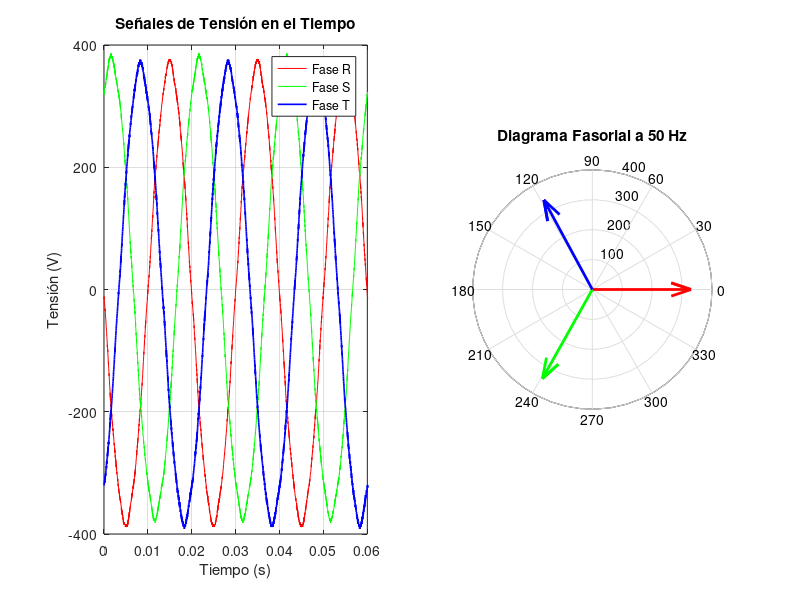

Recreate this plot in MATLAB.
%% 1. Carga de los datos reales extraídos de PicoScope

load('Carga III Equilibr.mat');

vA=A; 
vB=B; 
vC=C;

if exist('Tinterval', 'var')
    fs=1/Tinterval;
else
    fs=5000;
end

f_red=50;
t=(0:length(vA)-1)'/fs;

%% 2. Obtención de los fasores a partir de las ondas temporales

L=length(vA);
NFFT=2^nextpow2(L);
f_axis=fs*(0:(NFFT/2))/NFFT;

obtenerFasor=@(x) 2*fft(x, NFFT)/L;

FasorA_raw=obtenerFasor(vA);
FasorB_raw=obtenerFasor(vB);
FasorC_raw=obtenerFasor(vC);

[~, idx]=min(abs(f_axis - f_red));

Va=FasorA_raw(idx);
Vb=FasorB_raw(idx);
Vc=FasorC_raw(idx);

%% 3. Se establece la referencia de tensiones en la fase A (Fase A = 0°)

fase_ref=angle(Va);
Va=Va*exp(-1i * fase_ref);
Vb=Vb*exp(-1i * fase_ref);
Vc=Vc*exp(-1i * fase_ref);

%% 4. Visualización de los resultados de PicoScope

figure('Color', 'w', 'Position', [100, 100, 1000, 450]);

subplot(1,2,1);
plot(t, vA, 'r', t, vB, 'g', t, vC, 'b', 'LineWidth', 1.2);
grid on; 
xlim([0, 0.06]);
title('Señales de Tensión en el Tiempo');
xlabel('Tiempo (s)'); 
ylabel('Tensión (V)');
legend('Fase R', 'Fase S', 'Fase T');

subplot(1,2,2);
compass(Va, 'r'); hold on;
compass(Vb, 'g');
compass(Vc, 'b');
title(['Diagrama Fasorial a ', num2str(f_red), ' Hz']);
set(findobj(gca, 'type', 'line'), 'LineWidth', 2);

%% 5. Parámetros de la red

fprintf('--- ANÁLISIS SISTEMA TRIFÁSICO ---\n');
fprintf('V_pico A: %.2f V | Fase: %.2f°\n', abs(Va), rad2deg(angle(Va)));
fprintf('V_pico B: %.2f V | Fase: %.2f°\n', abs(Vb), rad2deg(angle(Vb)));
fprintf('V_pico C: %.2f V | Fase: %.2f°\n', abs(Vc), rad2deg(angle(Vc)));
fprintf('----------------------------------\n');
fprintf('Desfase AB: %.2f° (Ideal 120°)\n', abs(rad2deg(angle(Va) - angle(Vb))));
fprintf('Desfase BC: %.2f° (Ideal 120°)\n', abs(rad2deg(angle(Vb) - angle(Vc))));
